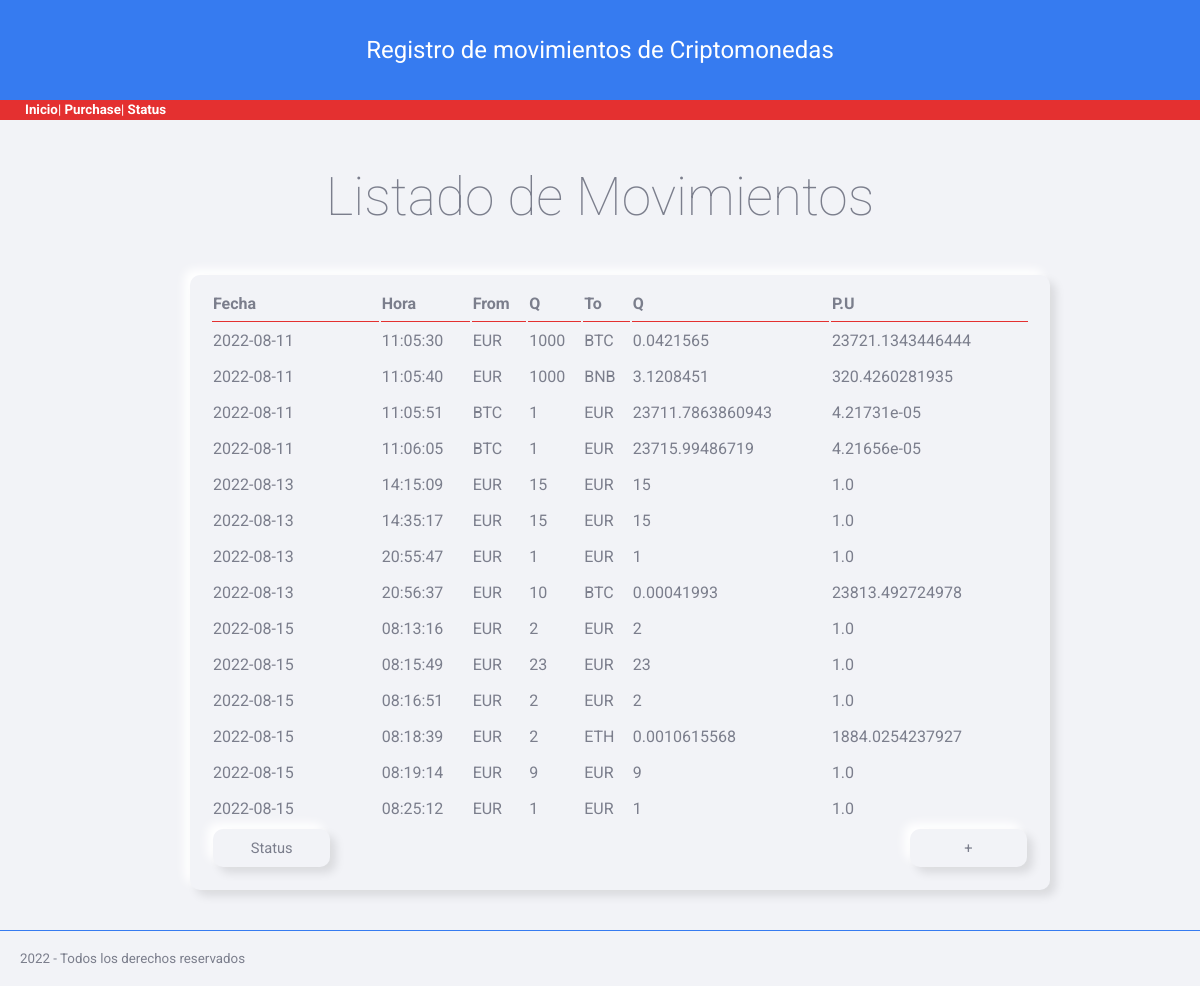
Before: / with the older database file.
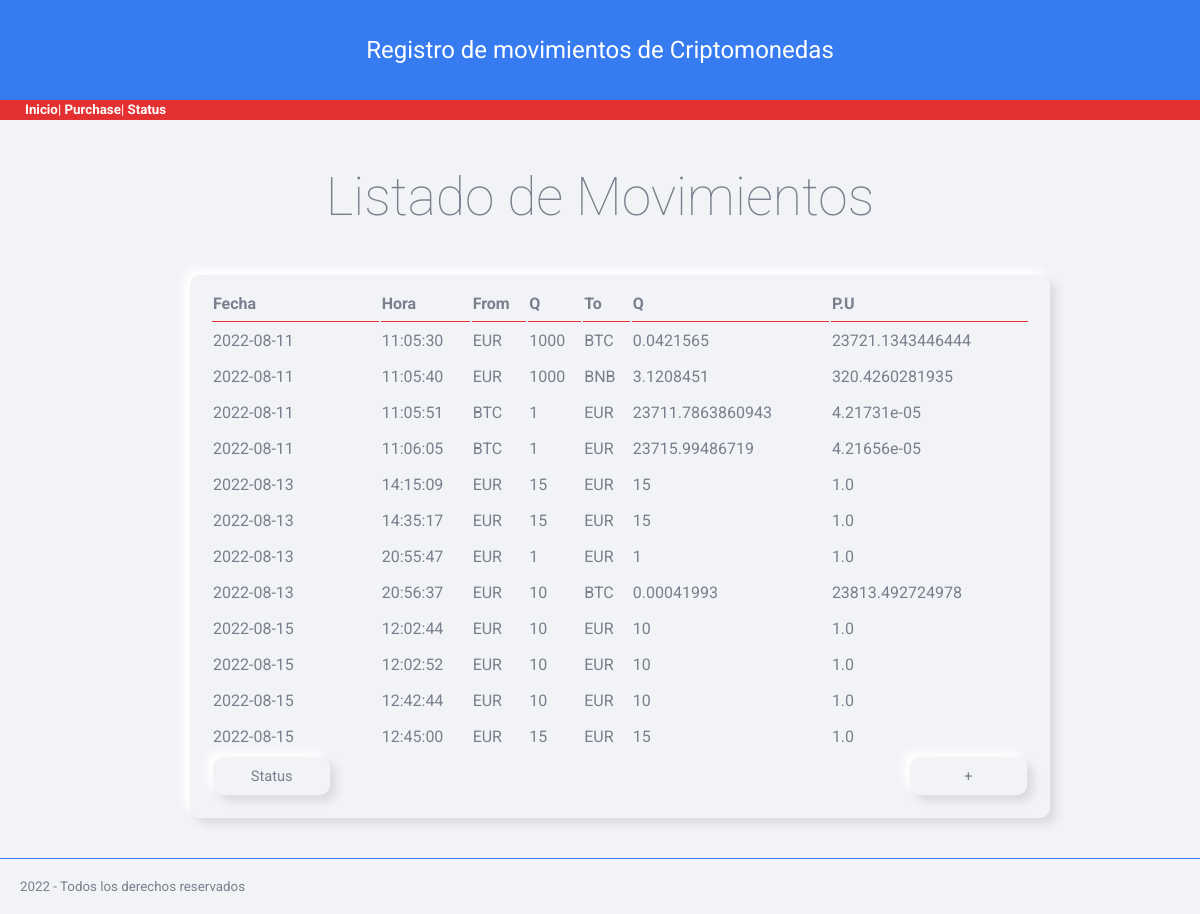
After: the same page with the newer database file.
### tables this page shows
CREATE TABLE "movimientos" (
	"id"	INTEGER NOT NULL,
	"date"	TEXT,
	"time"	TEXT,
	"moneda_from"	TEXT,
	"cantidad_from"	NUMERIC,
	"moneda_to"	TEXT,
	"cantidad_to"	NUMERIC,
	PRIMARY KEY("id" AUTOINCREMENT)
);

### money/views.py (the view)
@app.route("/")
def inicio():
    try:
        db = DBManager(RUTA)
        movimientos = db.consultaSQL("SELECT * from movimientos")
        return render_template("inicio.html", movs=movimientos)
    except:
        flash("Error al conectar con la BBDD",
              category="fallo")
        return render_template("inicio.html")

### money/models.py (called while the page is built)
    def consultaSQL(self, consulta):
        conexion = sqlite3.connect(self.ruta)
        cursor = conexion.cursor()
        cursor.execute(consulta)
        self.movimientos = []
        nombres_columnas = []
        for desc_columna in cursor.description:
            nombres_columnas.append(desc_columna[0])
        datos = cursor.fetchall()
        for dato in datos:
            movimiento = {}
            indice = 0
            for nombre in nombres_columnas:
                movimiento[nombre] = dato[indice]
                indice += 1
            self.movimientos.append(movimiento)
        conexion.close()
        return self.movimientos

### money/templates/inicio.html (shortened to what this page needs)
{% extends "base.html" %}
{%  block page_title %}
Listado de Movimientos
{% endblock %}
{% block contenido %}
{{ super ()}}
    <table class="paper">
        <tr>
            <th class="cabecera_tabla">Fecha</th>
            <th class="cabecera_tabla">Hora</th>
            <th class="cabecera_tabla">From</th>
            <th class="cabecera_tabla">Q</th>
            <th class="cabecera_tabla">To</th>
            <th class="cabecera_tabla">Q</th>
            <th class="cabecera_tabla">P.U</th>
        </tr>
        {% if movs %}
            {% for mov in movs %}
            <tr>
                <td>{{mov.date}}</td>
                <td>{{mov.time}}</td>
                <td>{{mov.moneda_from}}</td>
                <td>{{mov.cantidad_from}}</td>
                <td>{{mov.moneda_to}}</td>
                <td>{{mov.cantidad_to|round(10, 'common')}}</td>
                <td>{{(mov.cantidad_from / mov.cantidad_to)|round(10, 'common')}}</td>
            </tr>
            {% endfor %}
        {% else %}
        <tr>
            <td colspan="4">No hay movimientos que mostrar</td>
        </tr>
        {% endif %}
        <tr>
            <td>
                <a href="/status">
                    <button type="button" name="return" id="return">Status</button>
                </a>
            </td>
            <td></td>
            <td></td>
            <td></td>
            <td></td>
            <td></td>
            <td align="right">
                <a href="/purchase">
                   <button type="submit" name="return" id="return">+</button>
                </a>
            </td>
        </tr>
    </table>
{% endblock %}

### money/templates/base.html (shortened to what this page needs)
<!DOCTYPE html>
<html lang="en">
<head>
    <link rel="stylesheet" href="static/css/skeuos.css">
    <link rel="stylesheet" href="static/css/styles.css">
</head>
<body>
    <header>
        Registro de movimientos de Criptomonedas
    </header>
    <nav class="main_menu">
        <a href="/">Inicio</a>|<a href="\purchase"> Purchase</a>| <a href="\status"> Status</a>
    </nav>
    <main>
        {% block contenido %}
        <h1 class="main_page_title">{% block page_title %}{% endblock %}</h1>
        {% endblock %}
    </main>
    <footer class="pie_de_pagina">2022 - Todos los derechos reservados</footer>
</body>
</html>

### money/static/css/skeuos.css (style rules this page uses)
:root { --bg-color: #f2f3f7; --fg-color: #7b7e8c; --red: #E43030; --green: #19A187; --blue: #367bf0; --dark-blue: #265AB1; --maroon: #B8174C; --purple: #8C42AB; }
* { box-sizing: border-box; outline: none; -webkit-touch-callout: none; -webkit-appearance: none; -webkit-tap-highlight-color: transparent !important; -webkit-tap-highlight-color: rgba(0, 0, 0, 0) !important; -webkit-touch-callout: none; font-family: 'Roboto', sans-serif; letter-spacing: 0; }
html, body { background-color: #f2f3f7; color: #7b7e8c; margin: 0; padding: 0; font-size: 10pt; height: 100%; cursor: default; user-select: none; -webkit-user-select: none; -khtml-user-select: none; -moz-user-select: none; -ms-user-select: none; }
.with-shadow, .outset, button, .checktext input + span, .blue-button, .checktext input:checked + span, button.blue-button, .green-button, button.green-button, .green-button.blue-button, .red-button, button.red-button, .red-button.blue-button, .red-button.green-button, input[type="button"], input[type="submit"], input[type="reset"], select, input[type="text"]:not(select):focus, input[type="search"]:not(select):focus, input[type="tel"]:not(select):focus, input[type="url"]:not(select):focus, input[type="email"]:not(select):focus, input[type="password"]:not(select):focus, input[type="date"]:not(select):focus, input[type="month"]:not(select):focus, input[type="week"]:not(select):focus, input[type="time"]:not(select):focus, input[type="number"]:not(select):focus, input[type="color"]:not(select):focus, select:not(select):focus, textarea:not(select):focus, .paper { box-shadow: 6px 6px 10px rgba(0, 0, 0, 0.1), -6px -6px 10px white; }
.outset, button, .checktext input + span, .blue-button, .checktext input:checked + span, button.blue-button, .green-button, button.green-button, .green-button.blue-button, .red-button, button.red-button, .red-button.blue-button, .red-button.green-button, input[type="button"], input[type="submit"], input[type="reset"], select, input[type="text"]:not(select):focus, input[type="search"]:not(select):focus, input[type="tel"]:not(select):focus, input[type="url"]:not(select):focus, input[type="email"]:not(select):focus, input[type="password"]:not(select):focus, input[type="date"]:not(select):focus, input[type="month"]:not(select):focus, input[type="week"]:not(select):focus, input[type="time"]:not(select):focus, input[type="number"]:not(select):focus, input[type="color"]:not(select):focus, select:not(select):focus, textarea:not(select):focus, .paper { border-radius: 10px; background: #f2f3f7; }
.paper { padding: 10px 20px 20px; margin-top: 20px; min-height: 100px; font-size: 1.2em; background: #f2f3f7; }
section, article, .section, .article, .paper { line-height: 2em; word-wrap: break-word; word-break: normal; line-height: 2em; }
button, .checktext input + span, .blue-button, .checktext input:checked + span, button.blue-button, .green-button, button.green-button, .green-button.blue-button, .red-button, button.red-button, .red-button.blue-button, .red-button.green-button, input[type="button"], input[type="submit"], input[type="reset"] { border: 0; text-transform: capitalize; padding: 10px 0; width: 8em; text-align: center; cursor: pointer; color: inherit; font-size: 1.1rem; transition-property: background-color, box-shadow; transition-delay: .2s; transition-duration: .2s; }
a, a:link, a:visited, a:hover a:active { cursor: pointer; font-weight: bold; color: #367bf0; font-weight: bold; text-decoration: none; }
h1, h2, h3, h4, h5, h6 { line-height: 1.5em; }
h1 { font-size: 4em; font-weight: lighter; margin: .7em 0; }

### money/static/css/styles.css (style rules this page uses)
header { background-color: #367bf0; color: white; height: 100px; font-size: x-large; line-height: 100px; text-align: center; }
nav { background-color: #E43030; color: white; height: 20px; line-height: 20px; padding-left: 25px; }
main { max-width: 900px; margin: auto; padding: 0 20px; }
table.paper { width: 100%; margin: 10px 20px; }
.cabecera_tabla { border-bottom: #E43030 1px solid; text-align: left; }
.pie_de_pagina { margin-top: 40px; padding: 20px; border-top: #367bf0 solid 1px; }
nav.main_menu a { color: white; }
h1.main_page_title { text-align: center; }
button { color: #7b7e8c; }

Changed rows visible on the page:
removed movimientos: date "2022-08-15", time "08:13:16", moneda_from "EUR", cantidad_from "2", moneda_to "EUR", cantidad_to "2", (mov.cantidad_from/mov.cantidad_to)|round(10,'common') "1.0"
removed movimientos: date "2022-08-15", time "08:15:49", moneda_from "EUR", cantidad_from "23", moneda_to "EUR", cantidad_to "23", (mov.cantidad_from/mov.cantidad_to)|round(10,'common') "1.0"
removed movimientos: date "2022-08-15", time "08:16:51", moneda_from "EUR", cantidad_from "2", moneda_to "EUR", cantidad_to "2", (mov.cantidad_from/mov.cantidad_to)|round(10,'common') "1.0"
removed movimientos: date "2022-08-15", time "08:18:39", moneda_from "EUR", cantidad_from "2", moneda_to "ETH", cantidad_to "0.0010615568", (mov.cantidad_from/mov.cantidad_to)|round(10,'common') "1884.0254237927"
removed movimientos: date "2022-08-15", time "08:19:14", moneda_from "EUR", cantidad_from "9", moneda_to "EUR", cantidad_to "9", (mov.cantidad_from/mov.cantidad_to)|round(10,'common') "1.0"
removed movimientos: date "2022-08-15", time "08:25:12", moneda_from "EUR", cantidad_from "1", moneda_to "EUR", cantidad_to "1", (mov.cantidad_from/mov.cantidad_to)|round(10,'common') "1.0"
added movimientos: date "2022-08-15", time "12:02:44", moneda_from "EUR", cantidad_from "10", moneda_to "EUR", cantidad_to "10", (mov.cantidad_from/mov.cantidad_to)|round(10,'common') "1.0"
added movimientos: date "2022-08-15", time "12:02:52", moneda_from "EUR", cantidad_from "10", moneda_to "EUR", cantidad_to "10", (mov.cantidad_from/mov.cantidad_to)|round(10,'common') "1.0"
added movimientos: date "2022-08-15", time "12:42:44", moneda_from "EUR", cantidad_from "10", moneda_to "EUR", cantidad_to "10", (mov.cantidad_from/mov.cantidad_to)|round(10,'common') "1.0"
added movimientos: date "2022-08-15", time "12:45:00", moneda_from "EUR", cantidad_from "15", moneda_to "EUR", cantidad_to "15", (mov.cantidad_from/mov.cantidad_to)|round(10,'common') "1.0"
